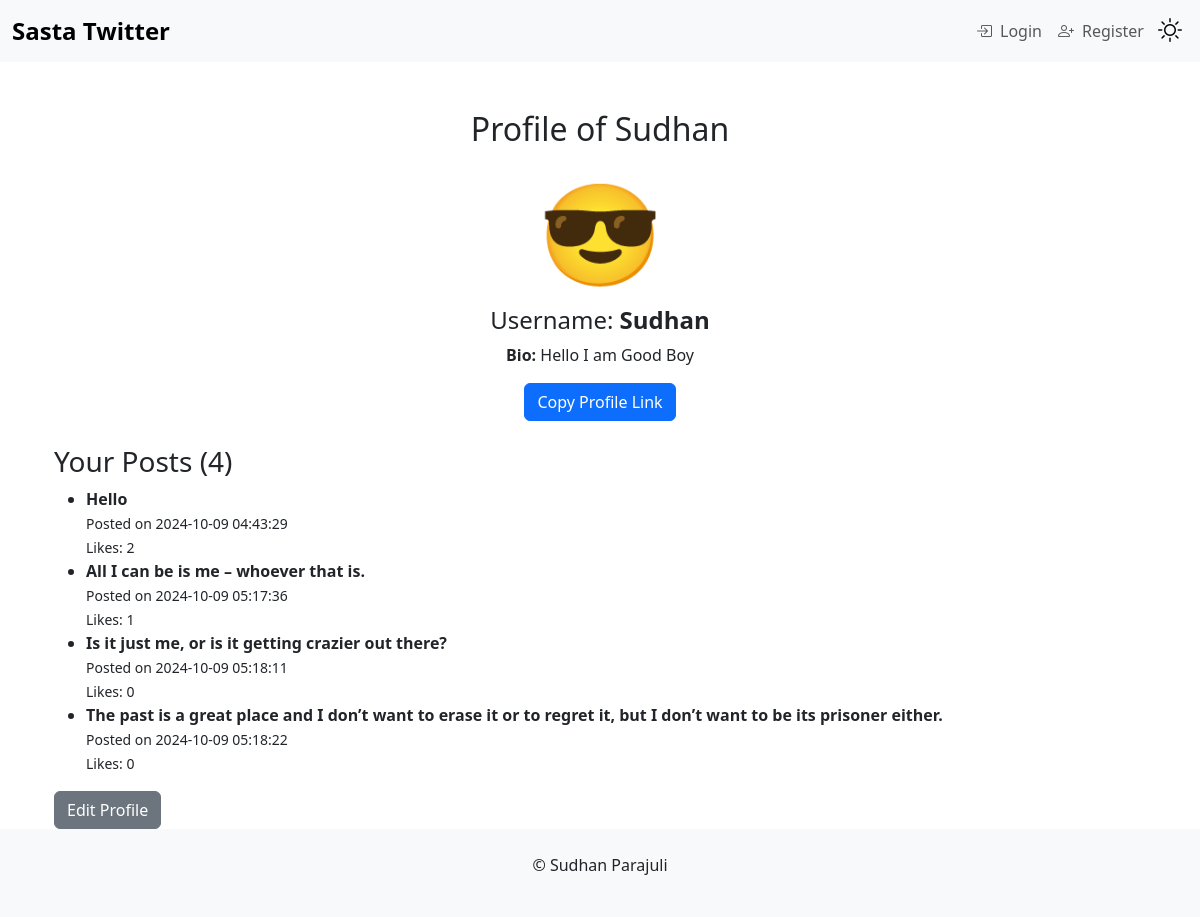
Page /profile/Sudhan on the committed database.
### main.py (models this page shows)
class User(db.Model):
    id = db.Column(db.Integer, primary_key=True)
    username = db.Column(db.String(150), unique=True, nullable=False)
    password = db.Column(db.String(150), nullable=False)
    bio = db.Column(db.String(250), nullable=True)  # Add bio field
    emoji = db.Column(db.String(10), nullable=True)  # Add emoji field

class Post(db.Model):
    id = db.Column(db.Integer, primary_key=True)
    username = db.Column(db.String(150), nullable=False)
    content = db.Column(db.Text, nullable=False)
    timestamp = db.Column(db.DateTime, default=datetime.utcnow)
    comments = db.relationship('Comment', backref='post', lazy=True)
    likes = db.relationship('Like', backref='post', lazy=True)

### main.py (the view)
@app.route('/profile/<username>')
def user_profile(username):
    user = User.query.filter_by(username=username).first()
    if user is None:
        flash('User not found!', 'danger')
        return redirect('/')
    user_posts = Post.query.filter_by(username=user.username).all()
    user_emoji = user.emoji
    user_bio = user.bio
    return render_template('profile.html', user=user, posts=user_posts, post_count=len(user_posts), user_emoji=user_emoji, user_bio=user_bio, profile_link=url_for('user_profile', username=username))

### templates/profile.html (shortened to what this page needs)
{% extends "base.html" %}
{% block content %}
<div class="container mt-5">
    <div class="profile-header text-center mb-4">
        <h2>Profile of {{ user.username }}</h2>
        <div class="profile-picture" style="font-size: 100px;">
            {{ user_emoji }}
        </div>
        <h4>Username: <strong>{{ user.username }}</strong></h4>
        <p><strong>Bio:</strong> {{ user_bio }}</p>
        <button id="copy-link-btn" class="btn btn-primary" onclick="copyLink()">Copy Profile Link</button>
    </div>
    <h3>Your Posts ({{ posts|length }})</h3>
    <ul class="post-list">
        {% for post in posts %}
        <li class="post-item">
            <strong>{{ post.content }}</strong>
            <br>
            <small>Posted on {{ post.timestamp.strftime('%Y-%m-%d %H:%M:%S') }}</small>
            <br>
            <small>Likes: {{ post.likes|length }}</small>
        </li>
        {% endfor %}
    </ul>
    <a href="/edit-profile" class="btn btn-secondary">Edit Profile</a>
</div>
{% endblock %}

### templates/base.html (style rules this page uses)
body { transition: background-color 0.3s, color 0.3s; }

### rows in the picture
User: username "Sudhan", bio "Hello I am Good Boy"
Post: content "Hello", timestamp "2024-10-09 04:43:29", likes|length "2"
Post: content "All I can be is me – whoever that is.", timestamp "2024-10-09 05:17:36", likes|length "1"
Post: content "Is it just me, or is it getting crazier out there?", timestamp "2024-10-09 05:18:11", likes|length "0"
Post: content "The past is a great place and I don’t want to erase it or to regret it, but I don’t want to be its prisoner either.", timestamp "2024-10-09 05:18:22", likes|length "0"

### other values in the picture
{{ user_emoji }} "😎"
{{ posts|length }} "4"
